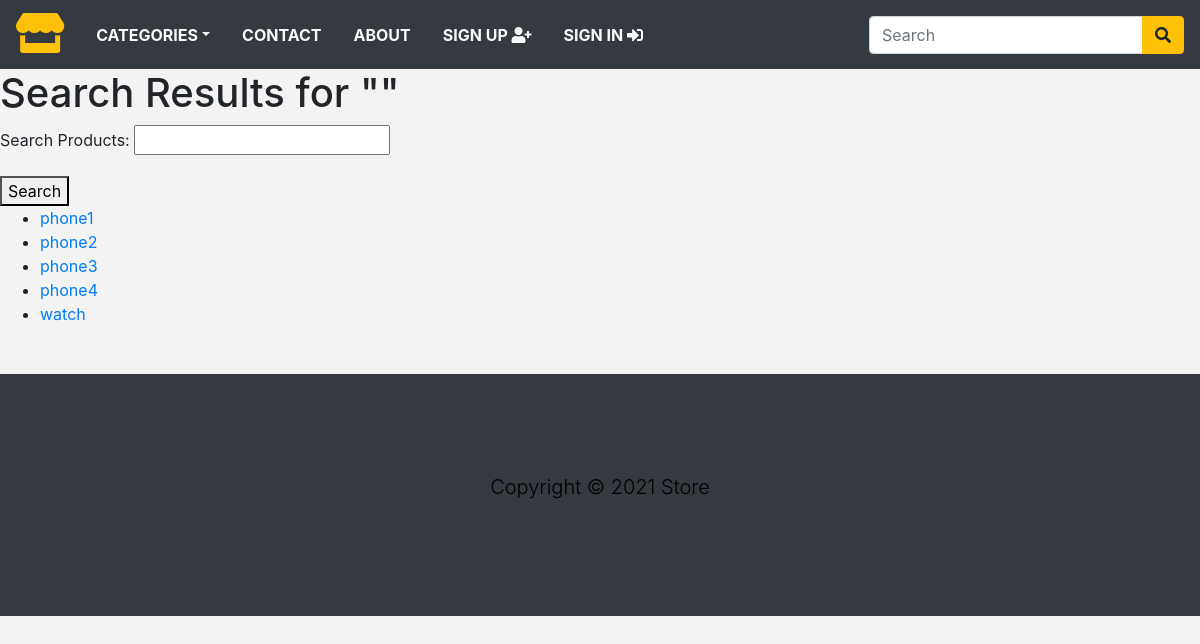
The app's page /search/ with its own data.
### store/models.py (models this page shows, shortened)
class Product(models.Model):
    name = models.CharField(max_length=250, unique=True)
    slug = models.SlugField(max_length=250, unique=True)
    description = models.TextField(blank=True)
    category = models.ForeignKey(Category, on_delete=models.CASCADE)
    price = models.DecimalField(max_digits=10, decimal_places=2)
    image = models.ImageField(upload_to="product", blank=True)
    stock = models.IntegerField()
    available = models.BooleanField(default=True)
    created = models.DateTimeField(auto_now_add=True)
    updated = models.DateTimeField(auto_now=True)
    class Meta:
        ordering= ('name',)
        verbose_name = 'Product'
        verbose_name_plural = 'Products'

### store/views.py (the view)
# urls.py: path('search/', views.search, name = 'search'),
def search(request):
    form = SearchBox(request.GET)
    if form.is_valid():
        query = form.cleaned_data['query']
        products = Product.objects.filter(name__icontains = query)
        if products.exists():
            return render(request, 'store/search_result.html', {'products':products, 'query':query,'form':form})
        else:
            return render(request, 'store/search_result.html',{'form':form, 'message':'No products found matching your search.'})
    return render(request, 'store/search_result.html', {'form':form})

### store/forms.py
class SearchBox(forms.Form):
    query = forms.CharField(max_length=100, required=False, label = 'Search Products')

### store/context_processors.py (called while the page is built)
def menu_link(request):
    links = Category.objects.all()
    return dict(links = links)

def counter(request):
    item_count = 0
    if 'admin' in request.path:
        return {}
    else:
        try:
            cart = Cart.objects.filter(cart_id = _cart_id(request))
            cart_items = CartItem.objects.all().filter(cart= cart[:1])
            for cart_item in cart_items:
                item_count += cart_item.quantity
        except Cart.DoesNotExist:
            item_count = 0
    return dict(item_count = item_count)

### store/models.py (called while the page is built)
    def get_url(self):
        return reverse('products_by_category' , args=[self.slug])

### store/views.py (called while the page is built)
def _cart_id(request):
    cart = request.session.session_key
    if not cart:
        cart = request.session.create()
    return cart

### store/templates/store/search_result.html (shortened to what this page needs)
{% extends 'store/base.html' %}
{% block content %}
  <h1>Search Results for "{{ query }}"</h1>
  <form method="get" action="{% url 'search' %}">
    {{ form.as_p }}
    <button type="submit">Search</button>
  </form>
  {% if products %}
    <ul>
      {% for product in products %}
        <li>
          <a href="{% url 'product_detail' product.category.slug product.slug %}">{{ product.name }}</a>
        </li>
      {% endfor %}
    </ul>
  {% else %}
    <p>No products found.</p>
  {% endif %}
{% endblock %}

### staticfiles/css/base.css (style rules this page uses)
body { background: #f3f3f3; }

### records on screen
Product: name "phone1"
Product: name "phone2"
Product: name "phone3"
Product: name "phone4"
Product: name "watch"
